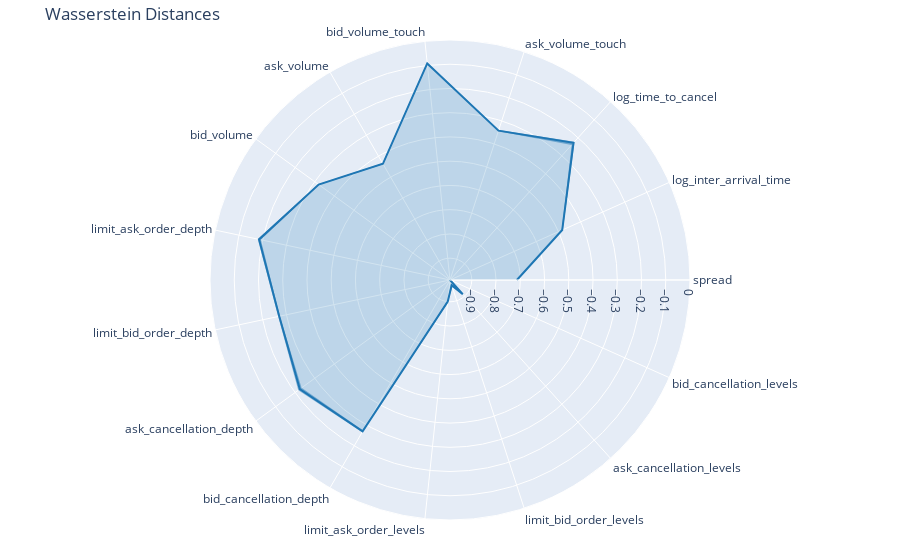

Here is the notebook cell this chart was saved with:
### Code cell
import plotly.graph_objects as go

labels = list(scores.keys())
# pal = sns.color_palette("rocket", len(scores))
losses = np.array([s['wasserstein'][0]for s in scores.values()])
cis = np.array([s['wasserstein'][1]for s in scores.values()]).T

fig = go.Figure()

fig.add_trace(go.Scatterpolar(
    r=-losses,
    theta=labels,
    mode='lines',
    fill='toself',
    fillcolor='rgba(31, 119, 180, 0.2)',  # Set opacity to 0.5
    name='CI upper',
    line=dict(color='rgba(31, 119, 180, 1)'),
))
fig.add_trace(go.Scatterpolar(
    r=-cis[0],
    theta=labels,
    mode='lines',  # Add this line to remove markers
    name='CI lower',
    line=dict(color='rgba(31, 119, 180, 0.2)', width=0),
    # fill='tonext',
))
fig.add_trace(go.Scatterpolar(
    r=-cis[1],
    theta=labels,
    mode='lines',  # Add this line to remove markers
    fill='tonext',
    fillcolor='rgba(31, 119, 180, 0.5)',
    name='CI upper',
    line=dict(color='rgb(31, 119, 180)', width=0),
))

fig.update_layout(
  polar=dict(
    radialaxis=dict(
      visible=True,
      range=[-0.99, 0]
    )),
  showlegend=False,
  title='Wasserstein Distances',
  margin=dict(l=20, r=20, t=40, b=40),
)

fig.write_image(f"images/wasserstein_comparison_{stock}_{model}.png")
fig.show()

### Figure 1 — Plotly figure (JSON) as saved in the notebook; plotly's stock layout.template omitted (floating-point values rounded to 4 significant figures)
{"data": [{"fill": "toself", "fillcolor": "rgba(31, 119, 180, 0.2)", "line": {"color": "rgba(31, 119, 180, 1)"}, "mode": "lines", "name": "CI upper", "r": [-0.7141, -0.4834, -0.2286, -0.3423, -0.09161, -0.4366, -0.3202, -0.1847, -0.2699, -0.2241, -0.269, -0.9008, -0.9676, -0.9113, -1.022], "theta": ["spread", "log_inter_arrival_time", "log_time_to_cancel", "ask_volume_touch", "bid_volume_touch", "ask_volume", "bid_volume", "limit_ask_order_depth", "limit_bid_order_depth", "ask_cancellation_depth", "bid_cancellation_depth", "limit_ask_order_levels", "limit_bid_order_levels", "ask_cancellation_levels", "bid_cancellation_levels"], "type": "scatterpolar"}, {"line": {"color": "rgba(31, 119, 180, 0.2)", "width": 0}, "mode": "lines", "name": "CI lower", "r": [-0.712, -0.4806, -0.222, -0.339, -0.08919, -0.4344, -0.3179, -0.179, -0.2653, -0.2164, -0.2648, -0.8946, -0.9591, -0.9043, -1.013], "theta": ["spread", "log_inter_arrival_time", "log_time_to_cancel", "ask_volume_touch", "bid_volume_touch", "ask_volume", "bid_volume", "limit_ask_order_depth", "limit_bid_order_depth", "ask_cancellation_depth", "bid_cancellation_depth", "limit_ask_order_levels", "limit_bid_order_levels", "ask_cancellation_levels", "bid_cancellation_levels"], "type": "scatterpolar"}, {"fill": "tonext", "fillcolor": "rgba(31, 119, 180, 0.5)", "line": {"color": "rgb(31, 119, 180)", "width": 0}, "mode": "lines", "name": "CI upper", "r": [-0.717, -0.4859, -0.2401, -0.345, -0.09397, -0.4388, -0.3224, -0.1923, -0.2727, -0.2331, -0.2735, -0.906, -0.9749, -0.9192, -1.031], "theta": ["spread", "log_inter_arrival_time", "log_time_to_cancel", "ask_volume_touch", "bid_volume_touch", "ask_volume", "bid_volume", "limit_ask_order_depth", "limit_bid_order_depth", "ask_cancellation_depth", "bid_cancellation_depth", "limit_ask_order_levels", "limit_bid_order_levels", "ask_cancellation_levels", "bid_cancellation_levels"], "type": "scatterpolar"}], "layout": {"margin": {"b": 40, "l": 20, "r": 20, "t": 40}, "polar": {"radialaxis": {"range": [-0.99, 0], "visible": true}}, "showlegend": false, "title": {"text": "Wasserstein Distances"}}}
